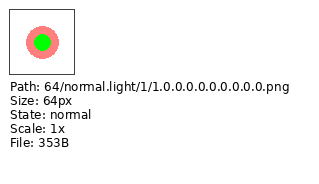

This figure's Python source:
#!/usr/bin/env python3
"""
测试DCI预览透明背景功能
"""

import sys
import os
from PIL import Image, ImageDraw
from io import BytesIO

# 添加项目路径
sys.path.insert(0, os.path.join(os.path.dirname(__file__), 'py'))

try:
    from dci_reader import DCIPreviewGenerator
    from dci_format import DCIIconBuilder
    from utils.image_utils import pil_to_comfyui_format
except ImportError as e:
    print(f"导入错误: {e}")
    sys.exit(1)

def create_test_image_with_transparency():
    """创建带透明度的测试图像"""
    # 创建一个带透明度的图像
    img = Image.new('RGBA', (64, 64), (0, 0, 0, 0))  # 完全透明背景
    draw = ImageDraw.Draw(img)

    # 绘制一个半透明的圆圈
    draw.ellipse([16, 16, 48, 48], fill=(255, 0, 0, 128))  # 半透明红色

    # 绘制一个不透明的小圆圈
    draw.ellipse([24, 24, 40, 40], fill=(0, 255, 0, 255))  # 不透明绿色

    return img

def create_test_dci_with_transparency():
    """创建包含透明图像的DCI文件"""
    test_image = create_test_image_with_transparency()

    # 创建DCI文件
    builder = DCIIconBuilder()
    builder.add_icon_image(test_image, 64, 'normal', 'light', 1.0, 'png')

    return builder.to_binary()

def test_transparent_preview():
    """测试透明背景预览功能"""
    print("测试DCI预览透明背景功能...")

    try:
        # 创建测试DCI数据
        dci_data = create_test_dci_with_transparency()
        print(f"创建DCI数据: {len(dci_data)} 字节")

        # 读取DCI数据
        from dci_reader import DCIReader
        reader = DCIReader(binary_data=dci_data)

        if not reader.read():
            print("❌ 无法读取DCI数据")
            return False

        images = reader.get_icon_images()
        if not images:
            print("❌ DCI文件中未找到图像")
            return False

        print(f"找到 {len(images)} 个图像")

        # 测试不同背景的预览生成
        generator = DCIPreviewGenerator(font_size=12)

        # 测试透明背景
        print("\n测试透明背景...")
        transparent_preview = generator.create_preview_grid(images, 1, (255, 255, 255))

        # 应用透明背景处理
        if transparent_preview.mode != 'RGBA':
            transparent_preview = transparent_preview.convert('RGBA')

        # 将白色背景转为透明
        pixels = transparent_preview.load()
        for y in range(transparent_preview.height):
            for x in range(transparent_preview.width):
                r, g, b, a = pixels[x, y]
                # 如果像素接近白色（背景），使其透明
                if r > 250 and g > 250 and b > 250:
                    pixels[x, y] = (255, 255, 255, 0)  # 透明
                else:
                    pixels[x, y] = (r, g, b, 255)  # 保持原色

        # 测试转换为ComfyUI格式
        print("测试转换为ComfyUI格式...")
        comfyui_format = pil_to_comfyui_format(transparent_preview, "test_transparent")

        print(f"ComfyUI格式: {comfyui_format}")

        # 检查透明度是否保留
        has_transparency = transparent_preview.mode == 'RGBA'
        if has_transparency:
            alpha_channel = transparent_preview.split()[-1]
            alpha_values = list(alpha_channel.getdata())
            min_alpha = min(alpha_values)
            max_alpha = max(alpha_values)
            print(f"Alpha通道范围: {min_alpha} - {max_alpha}")

            if min_alpha < 255:
                print("✓ 图像包含透明度")
            else:
                print("⚠ 图像不包含透明度")
        else:
            print("⚠ 图像模式不支持透明度")

        # 保存测试图像
        transparent_preview.save("test_transparent_preview.png")
        print("保存测试图像: test_transparent_preview.png")

        return True

    except Exception as e:
        print(f"测试失败: {e}")
        import traceback
        traceback.print_exc()
        return False

def main():
    """运行透明背景测试"""
    print("DCI预览透明背景功能测试")
    print("=" * 50)

    success = test_transparent_preview()

    if success:
        print("\n🎉 透明背景功能测试通过！")
        return True
    else:
        print("\n❌ 透明背景功能测试失败")
        return False

if __name__ == "__main__":
    success = main()
    sys.exit(0 if success else 1)
